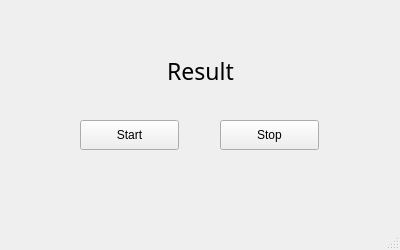
<?xml version="1.0" encoding="UTF-8"?>
<ui version="4.0">
 <class>MainWindow</class>
 <widget class="QMainWindow" name="MainWindow">
  <property name="geometry">
   <rect>
    <x>0</x>
    <y>0</y>
    <width>400</width>
    <height>250</height>
   </rect>
  </property>
  <property name="windowTitle">
   <string>MainWindow</string>
  </property>
  <widget class="QWidget" name="centralwidget">
   <widget class="QPushButton" name="BtnStart">
    <property name="geometry">
     <rect>
      <x>80</x>
      <y>120</y>
      <width>99</width>
      <height>30</height>
     </rect>
    </property>
    <property name="text">
     <string>Start</string>
    </property>
   </widget>
   <widget class="QPushButton" name="BtnStop">
    <property name="geometry">
     <rect>
      <x>220</x>
      <y>120</y>
      <width>99</width>
      <height>30</height>
     </rect>
    </property>
    <property name="text">
     <string>Stop</string>
    </property>
   </widget>
   <widget class="QLabel" name="LblResult">
    <property name="geometry">
     <rect>
      <x>130</x>
      <y>60</y>
      <width>141</width>
      <height>22</height>
     </rect>
    </property>
    <property name="font">
     <font>
      <family>나눔고딕</family>
      <pointsize>17</pointsize>
     </font>
    </property>
    <property name="text">
     <string>Result</string>
    </property>
    <property name="alignment">
     <set>Qt::AlignCenter</set>
    </property>
   </widget>
  </widget>
  <widget class="QMenuBar" name="menubar">
   <property name="geometry">
    <rect>
     <x>0</x>
     <y>0</y>
     <width>400</width>
     <height>28</height>
    </rect>
   </property>
  </widget>
  <widget class="QStatusBar" name="statusbar"/>
 </widget>
 <resources/>
 <connections/>
</ui>
